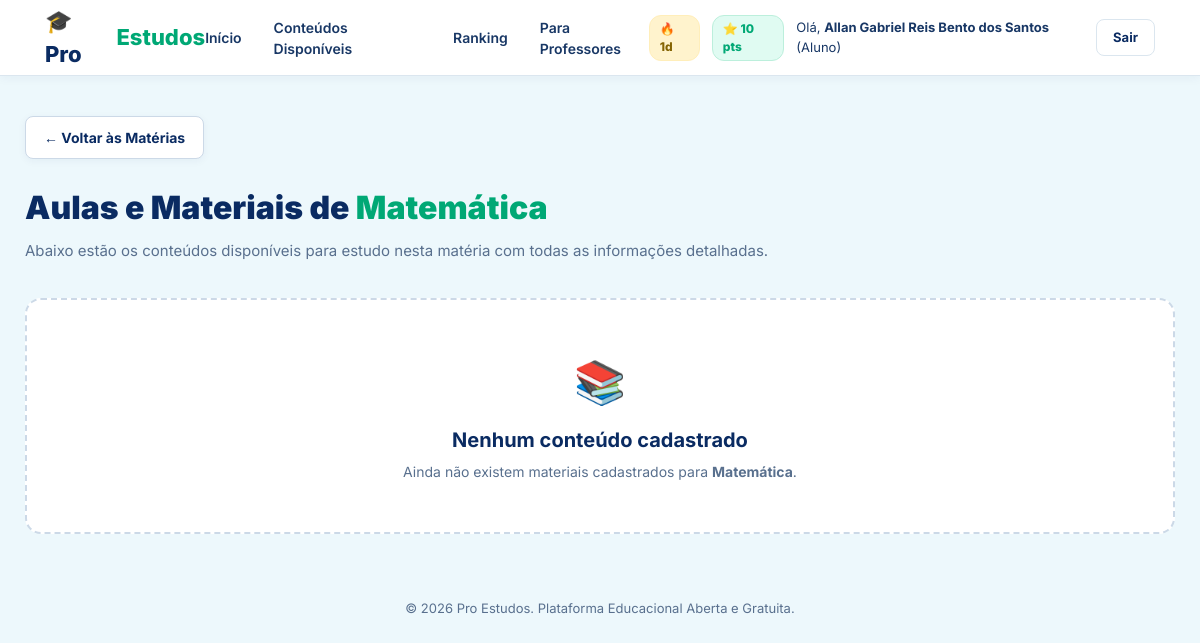
Before: /materia/matematica (signed in) with the older database file.
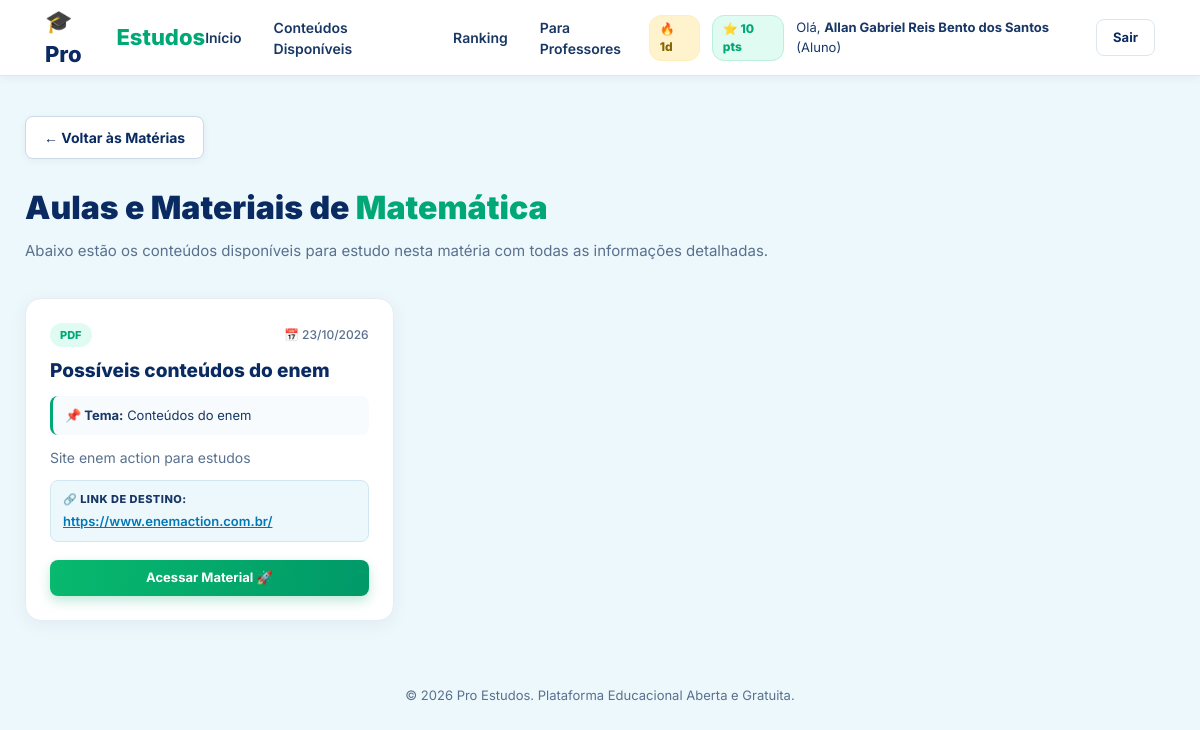
After: the same page with the newer database file.
### app.py (models this page shows)
class Conteudo(db.Model):
    __tablename__ = 'conteudo'
    id_conteudo = db.Column(db.Integer, primary_key=True, autoincrement=True)
    id_professor = db.Column(db.Integer, db.ForeignKey('professor.id_professor'), nullable=False)
    titulo = db.Column(db.String(150), nullable=False)
    materia = db.Column(db.String(80), nullable=False)
    tema = db.Column(db.String(100), nullable=False)
    tipo_conteudo = db.Column(db.String(20), nullable=False)
    descricao = db.Column(db.Text)
    arquivo = db.Column(db.String(255))
    link = db.Column(db.String(255))
    data_publicacao = db.Column(db.DateTime, default=datetime.utcnow)

### app.py (the view)
@app.route('/materia/<slug>')
def ver_materia(slug):
    nome_materia = MATERIAS.get(slug)
    if not nome_materia:
        return redirect(url_for('index'))
    conteudos_materia = Conteudo.query.filter(Conteudo.materia.ilike(nome_materia)).all()
    usuario_logado, professores, mensagens_lista, ranking = obter_contexto_usuario()
    return render_template('materia.html', materia_nome=nome_materia, conteudos=conteudos_materia, usuario=usuario_logado, professores=professores, mensagens=mensagens_lista)

### templates/materia.html (shortened to what this page needs)
{% extends 'base.html' %}
{% block content %}
<div class="materia-container">
    <a href="{{ url_for('index') }}#materias" class="btn-voltar">
        ← Voltar às Matérias
    </a>
    <div class="materia-header">
        <h1>Aulas e Materiais de <span>{{ materia_nome }}</span></h1>
        <p>Abaixo estão os conteúdos disponíveis para estudo nesta matéria com todas as informações detalhadas.</p>
    </div>
    <div class="conteudos-grid">
        {% if conteudos %}
            {% for c in conteudos %}
                <div class="card-conteudo">
                    <div class="card-conteudo-body">
                        <div class="card-top-info">
                            <span class="badge-tipo">{{ c.tipo_conteudo }}</span>
                            {% if c.data_publicacao %}
                                <span class="data-pub">📅 {{ c.data_publicacao.strftime('%d/%m/%Y') }}</span>
                            {% endif %}
                        </div>
                        <h3>{{ c.titulo }}</h3>
                        <div class="card-meta">
                            <p class="tema"><strong>📌 Tema:</strong> {{ c.tema }}</p>
                        </div>
                        {% if c.descricao %}
                            <p class="descricao">{{ c.descricao }}</p>
                        {% endif %}
                        {% if c.link %}
                            <div class="url-box">
                                <span class="url-label">🔗 Link de Destino:</span>
                                <a href="{{ c.link }}" target="_blank" class="url-link" title="{{ c.link }}">{{ c.link }}</a>
                            </div>
                        {% endif %}
                    </div>
                    {% if c.link %}
                        <a href="{{ c.link }}" target="_blank" class="btn btn-primary btn-sm btn-acessar">
                            Acessar Material 🚀
                        </a>
                    {% else %}
                        <span class="btn btn-accent btn-sm disabled-btn">Sem link anexado</span>
                    {% endif %}
                </div>
            {% endfor %}
        {% else %}
            <div class="empty-state">
                <div class="empty-icon">📚</div>
                <h3>Nenhum conteúdo cadastrado</h3>
                <p>Ainda não existem materiais cadastrados para <strong>{{ materia_nome }}</strong>.</p>
            </div>
        {% endif %}
    </div>
</div>
{% endblock %}

Changed rows visible on the page:
added Conteudo: materia "Matemática", tipo_conteudo "PDF", data_publicacao "23/10/2026", titulo "Possíveis conteúdos do enem", tema "Conteúdos do enem", descricao "Site enem action para estudos", link "https://www.enemaction.com.br/"
Other visible differences:
{{ materia_nome }}: "Matemática" → (not shown)
text no longer shown: "📚 Nenhum conteúdo cadastrado Ainda não existem materiais cadastrados para ."
